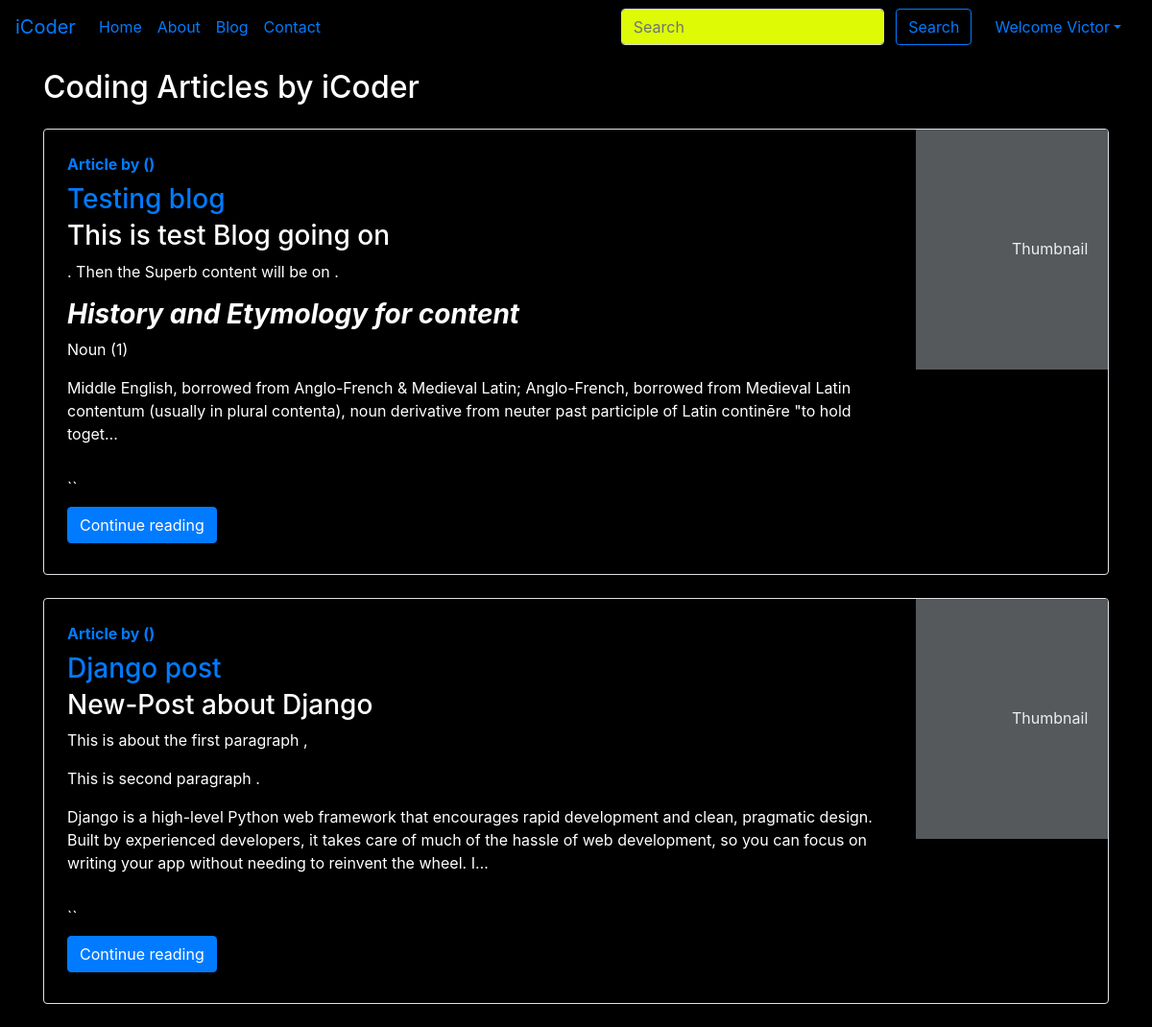
/blog/blogHome (signed in), run on the app's committed database.
### blog/models.py (models this page shows)
class Post(models.Model):
    sno = models.AutoField(primary_key=True)
    title = models.CharField(max_length=255)
    author = models.CharField(max_length=14)
    slug = models.CharField(max_length=130)
    views = models.IntegerField(default=0)
    timeStamp = models.DateTimeField(blank=True)
    content = models.TextField()
    def __str__(self):
        return self.slug + " by " + self.author

### blog/views.py (the view)
# urls.py: path('blogHome', views.blogHome, name="blogHome"),
def blogHome(request):
    allPosts = Post.objects.all()
    print(allPosts)
    context = {'allPosts': allPosts}
    return render(request, 'blog/blogHome.html', context)

### home/Templates/blog/blogHome.html (shortened to what this page needs)
{% extends 'base.html' %} {% block title %} BlogHome {% endblock title %}
{%block blogactive %} active {% endblock blogactive %} {% block body %}
<div class="container my-3">
  <h2>Coding Articles by iCoder</h2>
  {% for posts in allPosts %}
  <div class="
      row
      no-gutters
      border
      rounded
      overflow-hidden
      flex-md-row
      mb-4
      shadow-sm
      h-md-250
      my-4
      position-relative
    ">
    <div class="col p-4 d-flex flex-column position-static">
    <strong class="d-inline-block mb-2 text-primary">Article  by {{post.author}} ({{post.views}})</strong>
      <h3 class="mb-0"><a href="/blog/{{posts.slug}}"> {{posts.title}} </a></h3>
      <p class="card-text mb-auto">
      <div class="preview">{{posts.content| truncatechars:400|safe}}</div>
      </p>``
      <div class="my-2">
        <a href="/blog/{{posts.slug}}" role="button" class="btn btn-primary">Continue reading</a>
      </div>
    </div>
    <div class="col-auto d-none d-lg-block">
      <svg class="bd-placeholder-img" width="200" height="250" xmlns="http://www.w3.org/2000/svg"
        preserveAspectRatio="xMidYMid slice" focusable="false" role="img" aria-label="Placeholder: Thumbnail">
        <text x="50%" y="50%" fill="#eceeef" dy=".3em">Thumbnail</text>
      </svg>
    </div>
  </div>
  {% endfor %}
</div>
{% endblock %}

### home/Templates/base.html (shortened to what this page needs)
<!doctype html>
<html lang="en">
<head>
  <link rel="stylesheet" href="https://stackpath.bootstrapcdn.com/bootstrap/4.5.2/css/bootstrap.min.css"
>
</head>
<body style="background-color: black;
    color: white;">
    <nav class="navbar navbar-expand-lg sticky-top">
      <a class="navbar-brand" href="/">iCoder</a>
      <div class="collapse navbar-collapse" id="navbarSupportedContent">
        <ul class="navbar-nav ">
          <li class="nav-item {% block homeactive %}{% endblock homeactive %}">
            <a class="nav-link" href="/">Home <span class="sr-only">(current)</span></a>
          </li>
          <li class="nav-item {% block aboutactive %}{% endblock aboutactive %}">
            <a class="nav-link" href="/about">About</a>
          </li>
          <li class="nav-item {% block blogactive %}{% endblock blogactive %}">
            <a class="nav-link" href="/blog/blogHome">Blog</a>
          </li>
          <li class="nav-item {% block contactactive %}{% endblock contactactive %}">
            <a class="nav-link" href="/contact">Contact</a>
          </li>
        </ul>
        <div class="form ml-auto form-inline">
          <form method="get" action="/search" class=" my-2 my-lg-0 mx-3">
            <input class="form-control mr-sm-2" type="search" placeholder="Search" aria-label="Search" name="query"
              id="query" style="background-color: #defa04;
    color: black;">
            <button class="btn btn-outline-primary my-2 my-sm-0" type="submit">Search</button>
          </form>
          {% if user.is_authenticated %}
          <ul class="navbar-nav mr-2">
            <li class="nav-item dropdown">
              <a class="nav-link dropdown-toggle" href='#' id="navbarDropdown" role="button" data-toggle="dropdown">
                Welcome {{request.user}}</a>
            </li>
          </ul>
        </div>
        {% endif %}
      </div>
    </nav>
    {% block body %} {% endblock body %}
</body>
</html>

### data on the page
Post: title "Testing blog", content "This is test Blog going on . Then the Superb content will be on . History and Etymology for content Noun (1) Middle English, borrowed from Anglo-French & Medieval Latin; Anglo-French, borrowed from Medieval Latin contentum (usually in plural contenta), noun derivative from neuter past participle of Latin continēre \"to hold toget…"
Post: title "Django post", content "New-Post about Django This is about the first paragraph , This is second paragraph . Django is a high-level Python web framework that encourages rapid development and clean, pragmatic design. Built by experienced developers, it takes care of much of the hassle of web development, so you can focus on writing your app without needing to reinvent the wheel. I…"

### other printed values
{{ request.user }} "Victor"
